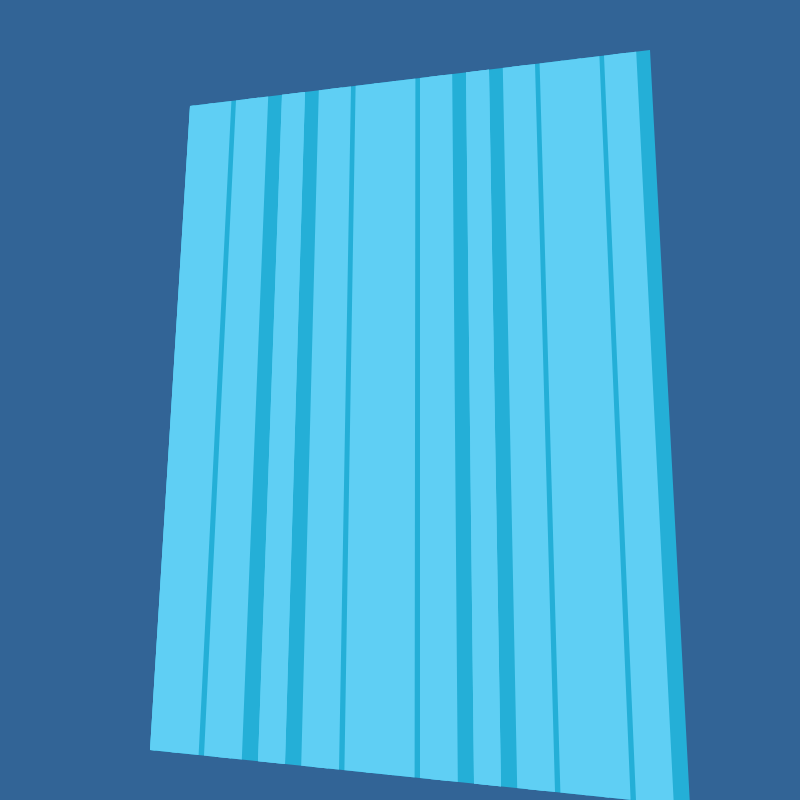
Frame 1 (no input)
Frame 60 (the mouse pressed at the canvas centre just before this capture): identical to frame 1, image omitted
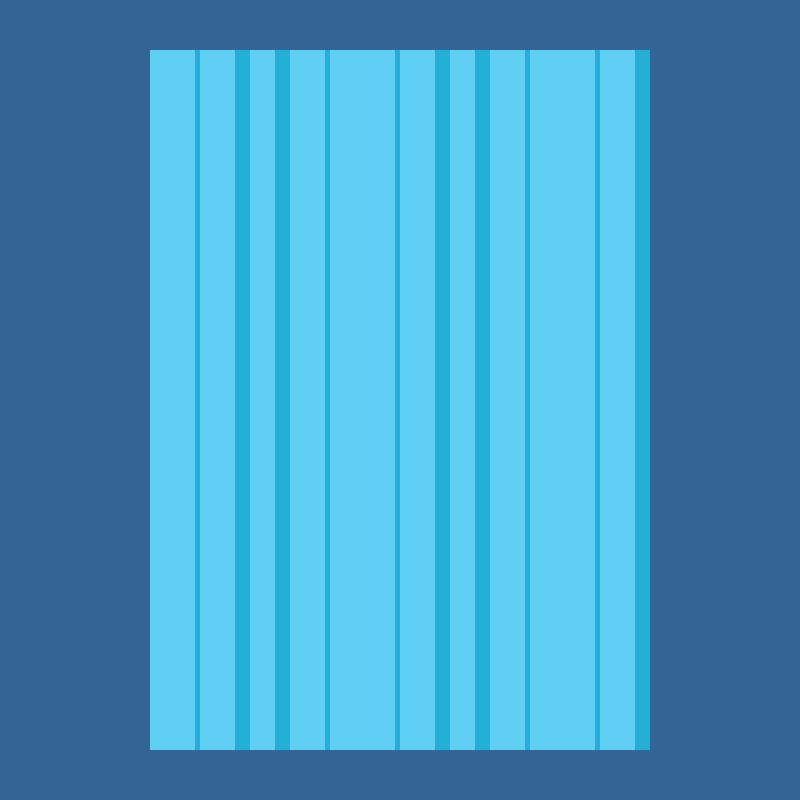
Frame 120 (the mouse held since frame 60 and released just before this capture)

The Processing sketch that drew these frames (run headless with seeded random() and noise(); from frame 60 on, the mouse is pressed at the canvas centre):

// Processing sketch: A33_Moire_240330a
// ── A33_Moire_240330a.pde
// Nathan Ellis 3/30/2024
// THE PLAN IS SIMPLE:
// add image of card
// distort card slightly based on mouse position (fake 3D)
// add moire pattern as a holographic effect
// also distort moire pattern based on mouse position
// see what happens
PImage hrcnCard;
PVector[] cardCorners = new PVector[4];

void setup(){
  size(800, 800);
}

void draw(){
  // create background
  background(50, 100, 150);
  
  // test of my idea with blank square
  translate(width/2, height/2);
  
  fill(36, 175, 215);
  noStroke();
  
  // shape distortion variables
  float xDist = -0.05*(mouseY-400);
  float yDist = 0.07*(mouseX-400);
  float xPress = 0.05*(mouseX-400);
  float yPress = 0.07*(mouseY-400);
  
  // adding corners into the list
  cardCorners[0] = new PVector(-250+xDist-xPress, -350-yDist-yPress);
  cardCorners[1] = new PVector(250-xDist-xPress, -350+yDist-yPress);
  cardCorners[2] = new PVector(250+xDist-xPress, 350-yDist-yPress);
  cardCorners[3] = new PVector(-250-xDist-xPress, 350+yDist-yPress);
  
  // shape
  quad(cardCorners[0].x, cardCorners[0].y, cardCorners[1].x, cardCorners[1].y, cardCorners[2].x, cardCorners[2].y, cardCorners[3].x, cardCorners[3].y);
  
  // moire lines - color
  fill(95, 207, 244);
  
  // moire lines - slower set
  moireLines(cardCorners[0], cardCorners[1], cardCorners[2], cardCorners[3], 0.1, 0.05, 0.05);
  
  // moire lines - faster set
  moireLines(cardCorners[0], cardCorners[1], cardCorners[2], cardCorners[3], 0.2, 0.05, 0.03);
}

void moireLines(PVector a, PVector b, PVector c, PVector d, float dsplc, float sz, float buffer){
  // initialize variables
  dsplc = dsplc*(mouseX-400);
  float alpha = -1-(dsplc/200);
  
  PVector topStart;
  PVector botStart;
  PVector topEnd;
  PVector botEnd;
  
  float topStartX;
  float topStartY = a.y;
  float topEndX;
  float topEndY = a.y;
  float botStartX;
  float botStartY = d.y;
  float botEndX;
  float botEndY = d.y;
  
  // draw bars
  while(alpha < 1){
    topStart = linterp(a, b, alpha);
    botStart = linterp(d, c, alpha);
    topEnd = linterp(a, b, alpha+sz);
    botEnd = linterp(d, c, alpha+sz);
    
    topStartX = constrain(topStart.x, a.x, b.x);
    topEndX = constrain(topEnd.x, a.x, b.x);
    botStartX = constrain(botStart.x, d.x, c.x);
    botEndX = constrain(botEnd.x, d.x, c.x);
    
    if(a.y < b.y){
      topStartY = constrain(topStart.y, a.y, b.y);
      topEndY = constrain(topEnd.y, a.y, b.y);
    }
    
    if(a.y > b.y){
      topStartY = constrain(topStart.y, b.y, a.y);
      topEndY = constrain(topEnd.y, b.y, a.y);
    }
    
    if(d.y < c.y){
      botStartY = constrain(botStart.y, d.y, c.y);
      botEndY = constrain(botEnd.y, d.y, c.y);
    }
    
    if(d.y > c.y){
      botStartY = constrain(botStart.y, c.y, d.y);
      botEndY = constrain(botEnd.y, c.y, d.y);
    }
    
    if(topStartX >= a.x || botStartX >= d.x){
      quad(topStartX, topStartY, topEndX, topEndY, botEndX, botEndY, botStartX, botStartY);
    }
    alpha += sz+buffer;
  }
}

// linear interpolation function
PVector linterp(PVector a, PVector b, float p){
  float ptX = a.x+(p*(b.x-a.x));
  float ptY = a.y+(p*(b.y-a.y));
  
  PVector pt = new PVector(ptX, ptY);
  return pt;
}
